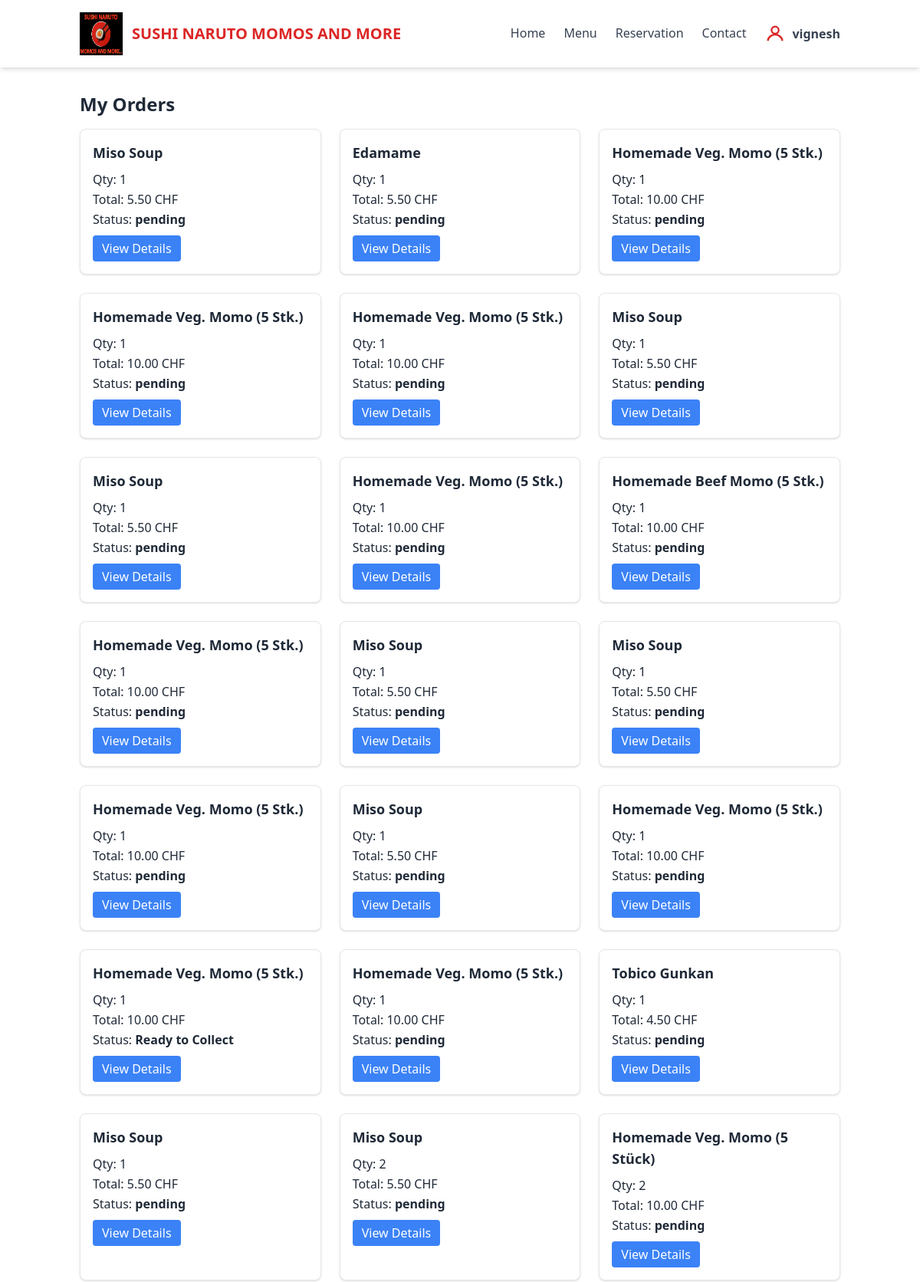
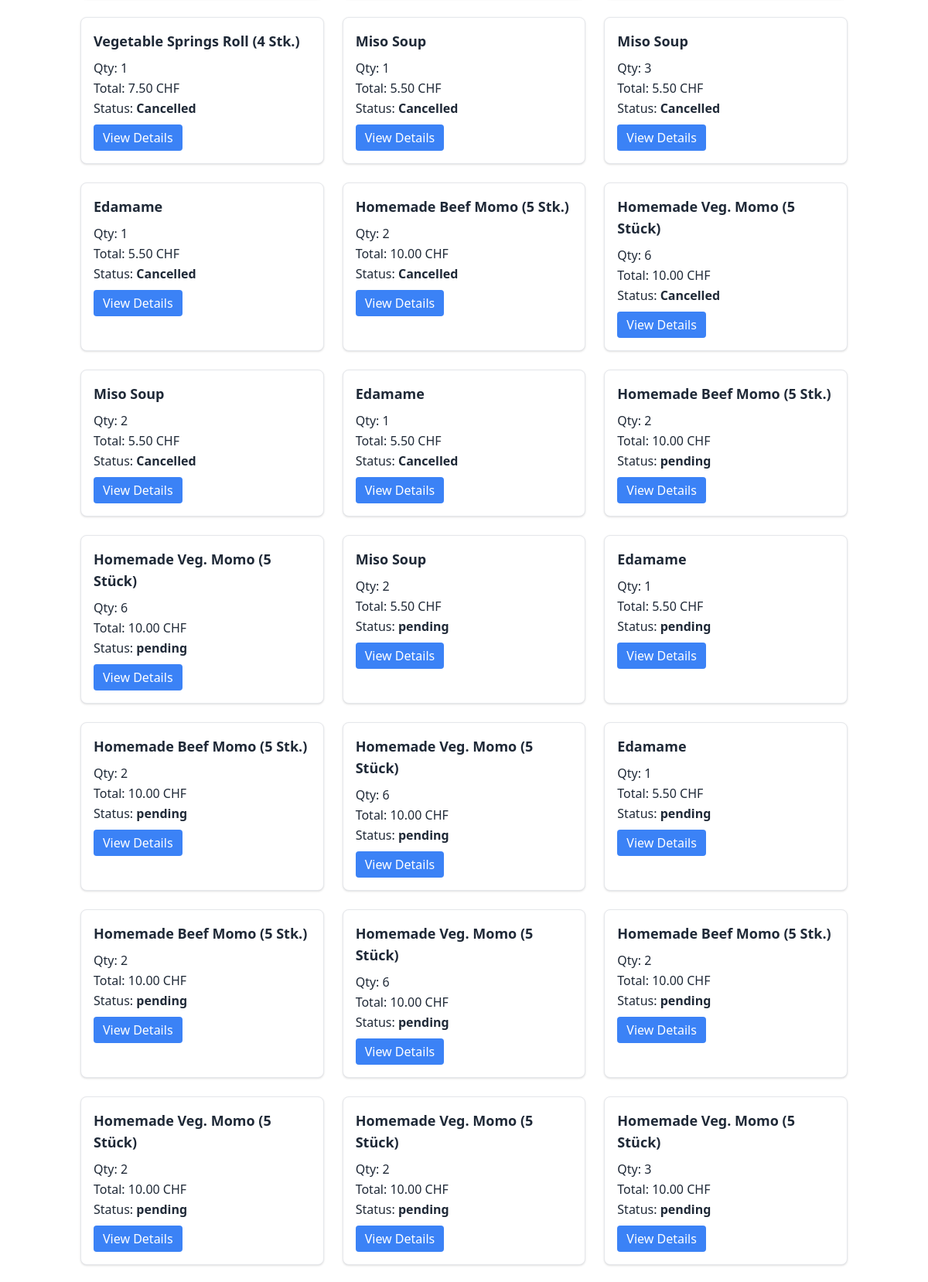
/order/cards/ (signed in, upper part), run on the app's committed database (2 pictures, top to bottom).
### sushi/models.py (models this page shows, shortened)
class CustomUser(AbstractBaseUser, PermissionsMixin):
    USER_TYPE_CHOICES = (
        ('customer', 'Customer'),
        ('management', 'Management'),
    )
    email = models.EmailField(unique=True)
    username = models.CharField(max_length=150, unique=True)
    user_type = models.CharField(max_length=20, choices=USER_TYPE_CHOICES, default='customer')
    is_active = models.BooleanField(default=True)
    is_staff = models.BooleanField(default=False)
    date_joined = models.DateTimeField(auto_now_add=True)
    USERNAME_FIELD = 'username'  # <-- Change here
    REQUIRED_FIELDS = ['email']  # <-- Change here
    objects = CustomUserManager()

class Order(models.Model):
    ORDER_TYPE_CHOICES = [
        ('now', 'Order Now'),
        ('later', 'Order Later'),
    ]
    DELIVERY_CHOICES = [
        ('Click & Collect', 'Click & Collect (Free)'),
        ('Free', 'Free'),
        ('Livraison Express 3.5km', 'Livraison Express 3.5km'),
    ]
    item = models.CharField(max_length=200)
    price = models.DecimalField(max_digits=7, decimal_places=2)
    qty = models.PositiveIntegerField()
    order_type = models.CharField(max_length=10, choices=ORDER_TYPE_CHOICES)
    order_date = models.DateField(null=True, blank=True)
    order_time = models.TimeField(null=True, blank=True)
    email = models.EmailField()
    mobile = models.CharField(max_length=30)
    address = models.CharField(max_length=255)
    delivery = models.CharField(max_length=40, choices=DELIVERY_CHOICES)
    created_at = models.DateTimeField(default=timezone.now)
    status = models.CharField(max_length=30, default='pending')
    cancellation_reason = models.TextField(blank=True, null=True)

### sushi/views.py (the view)
# urls.py: path('order/cards/', views.order_card_list, name='order_card_list'),
@login_required
def order_card_list(request):
    orders = Order.objects.filter(email=request.user.email).order_by('-created_at')
    return render(request, 'order_card_list.html', {'orders': orders})

### sushi/templates/order_card_list.html (shortened to what this page needs)
{% extends "base.html" %}
{% block content %}
<h2 class="text-2xl font-bold mb-4">My Orders</h2>
<div class="grid grid-cols-1 md:grid-cols-2 lg:grid-cols-3 gap-6">
    {% for order in orders %}
    <div class="border rounded-lg shadow p-4 bg-white hover:shadow-lg transition">
        <h3 class="font-semibold text-lg mb-2">{{ order.item }}</h3>
        <p>Qty: {{ order.qty }}</p>
        <p>Total: {{ order.price|floatformat:2 }} CHF</p>
        <p>Status: <span class="font-semibold">{{ order.status }}</span></p>
        <a href="{% url 'order_card_detail' order.pk %}" class="mt-2 inline-block bg-blue-500 text-white px-3 py-1 rounded hover:bg-blue-600">View Details</a>
    </div>
    {% empty %}
    <p>No orders found.</p>
    {% endfor %}
</div>
{% endblock %}

### sushi/templates/base.html (shortened to what this page needs)
{% load static %}
<!DOCTYPE html>
<html lang="en">
<head>
    <script src="https://cdn.tailwindcss.com"></script>
</head>
<body class="bg-white text-gray-800 font-sans leading-relaxed"
    x-data="{ open: false, userMenu: false, showLogin: false }">
    <nav class="bg-white shadow-md sticky top-0 z-50">
        <div class="container mx-auto px-4 py-4 flex justify-between items-center">
            <a href="{% url 'home' %}" class="flex items-center space-x-3 cursor-pointer">
                <img src="{% static 'images/logo.jpg' %}" alt=" SUSHI NARUTO MOMOS AND MORE Logo" class=" shadow
            h-8 w-8 sm:h-10 sm:w-10 md:h-12 md:w-12 lg:h-14 lg:w-14 xl:h-16 xl:w-16">
                <span class="text-xl font-bold text-red-600 hover:text-red-800 transition"> SUSHI NARUTO MOMOS AND MORE</span>
            </a>
            <ul class="flex space-x-6 text-gray-700 font-medium md:flex md:space-x-6 md:static absolute left-0 w-full md:w-auto bg-white md:bg-transparent top-full md:top-auto z-40 transition-all duration-300"
                :class="{ 'hidden': !open, 'flex flex-col space-x-0 space-y-2 p-4 shadow-lg': open, 'md:flex md:flex-row md:space-y-0 md:p-0 md:shadow-none': true }">
                <li><a href="{% url 'home' %}" class="nav-link">Home</a></li>
                <li><a href="{% url 'menu' %}" class="nav-link">Menu</a></li>
                <li><a href="{% url 'reservation' %}" class="nav-link">Reservation</a></li>
                <li><a href="{% url 'contact' %}" class="nav-link">Contact</a></li>
                {% if user.is_authenticated %}
                <li class="relative">
                    <button @click="userMenu = !userMenu" class="flex items-center space-x-2 focus:outline-none">
                        <svg class="w-7 h-7 text-red-600" fill="none" stroke="currentColor" viewBox="0 0 24 24">
                            <circle cx="12" cy="8" r="4" stroke="currentColor" stroke-width="2" fill="none" />
                            <path stroke="currentColor" stroke-width="2" d="M4 20c0-4 4-7 8-7s8 3 8 7" />
                        </svg>
                        <span class="font-semibold text-gray-700">{{ user.username }}</span>
                    </button>
                </li>
                {% endif %}
            </ul>
        </div>
    </nav>
    <main class="container mx-auto px-4 py-8">
        {% block content %}{% endblock %}
    </main>
</body>
</html>

### sushi/templates/base.html (style rules this page uses)
.nav-link { position: relative; }
.nav-link::after { content: ''; display: block; width: 0; height: 2px; background: #ef4444; transition: width .3s; position: absolute; left: 0; bottom: -2px; }

### data on the page
CustomUser: username "vignesh"
Order: item "Miso Soup", qty "1", price "5.50", status "pending"
Order: item "Edamame", qty "1", price "5.50", status "pending"
Order: item "Homemade Veg. Momo (5 Stk.)", qty "1", price "10.00", status "pending"
Order: item "Homemade Veg. Momo (5 Stk.)", qty "1", price "10.00", status "pending"
Order: item "Homemade Veg. Momo (5 Stk.)", qty "1", price "10.00", status "pending"
Order: item "Miso Soup", qty "1", price "5.50", status "pending"
Order: item "Miso Soup", qty "1", price "5.50", status "pending"
Order: item "Homemade Veg. Momo (5 Stk.)", qty "1", price "10.00", status "pending"
Order: item "Homemade Beef Momo (5 Stk.)", qty "1", price "10.00", status "pending"
Order: item "Homemade Veg. Momo (5 Stk.)", qty "1", price "10.00", status "pending"
Order: item "Miso Soup", qty "1", price "5.50", status "pending"
Order: item "Miso Soup", qty "1", price "5.50", status "pending"
Order: item "Homemade Veg. Momo (5 Stk.)", qty "1", price "10.00", status "pending"
Order: item "Miso Soup", qty "1", price "5.50", status "pending"
Order: item "Homemade Veg. Momo (5 Stk.)", qty "1", price "10.00", status "pending"
Order: item "Homemade Veg. Momo (5 Stk.)", qty "1", price "10.00", status "Ready to Collect"
Order: item "Homemade Veg. Momo (5 Stk.)", qty "1", price "10.00", status "pending"
Order: item "Tobico Gunkan", qty "1", price "4.50", status "pending"
Order: item "Miso Soup", qty "1", price "5.50", status "pending"
Order: item "Miso Soup", qty "2", price "5.50", status "pending"
Order: item "Homemade Veg. Momo (5 Stück)", qty "2", price "10.00", status "pending"
Order: item "Vegetable Springs Roll (4 Stk.)", qty "1", price "7.50", status "Cancelled"
Order: item "Miso Soup", qty "1", price "5.50", status "Cancelled"
Order: item "Miso Soup", qty "3", price "5.50", status "Cancelled"
Order: item "Edamame", qty "1", price "5.50", status "Cancelled"
Order: item "Homemade Beef Momo (5 Stk.)", qty "2", price "10.00", status "Cancelled"
Order: item "Homemade Veg. Momo (5 Stück)", qty "6", price "10.00", status "Cancelled"
Order: item "Miso Soup", qty "2", price "5.50", status "Cancelled"
Order: item "Edamame", qty "1", price "5.50", status "Cancelled"
Order: item "Homemade Beef Momo (5 Stk.)", qty "2", price "10.00", status "pending"
Order: item "Homemade Veg. Momo (5 Stück)", qty "6", price "10.00", status "pending"
Order: item "Miso Soup", qty "2", price "5.50", status "pending"
Order: item "Edamame", qty "1", price "5.50", status "pending"
Order: item "Homemade Beef Momo (5 Stk.)", qty "2", price "10.00", status "pending"
Order: item "Homemade Veg. Momo (5 Stück)", qty "6", price "10.00", status "pending"
Order: item "Edamame", qty "1", price "5.50", status "pending"
Order: item "Homemade Beef Momo (5 Stk.)", qty "2", price "10.00", status "pending"
Order: item "Homemade Veg. Momo (5 Stück)", qty "6", price "10.00", status "pending"
Order: item "Homemade Beef Momo (5 Stk.)", qty "2", price "10.00", status "pending"
Order: item "Homemade Veg. Momo (5 Stück)", qty "2", price "10.00", status "pending"
Order: item "Homemade Veg. Momo (5 Stück)", qty "2", price "10.00", status "pending"
Order: item "Homemade Veg. Momo (5 Stück)", qty "3", price "10.00", status "pending"
